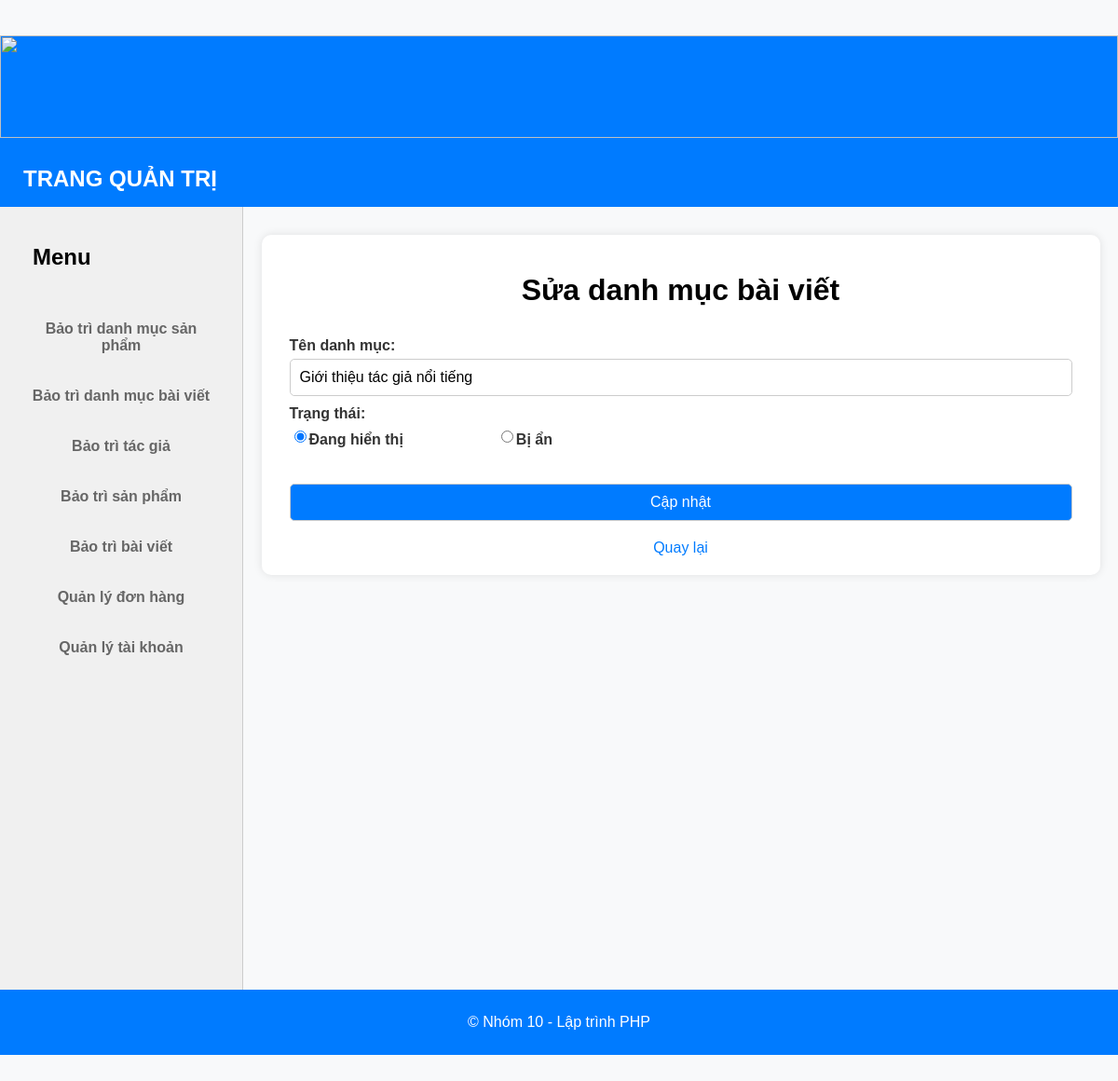
Screenshot of /Admin/article_directory_MT/edit_article_category.php?id=1 with the database file from the repository.
### tables this page shows
CREATE TABLE `article_categories` (
  `id` int(11) NOT NULL,
  `name` varchar(50) NOT NULL,
  `status` int(11) NOT NULL
);

### conn_db.php (called while the page is built, shortened)
<?php
    function connectToDatabase(){
        $servername = 'localhost';
        $username = 'root';
        $password = '';
        $name_db = 'starbook_database';
        $conn = new mysqli($servername, $username, $password, $name_db);
        return $conn;
    }
    function queryDatabase($sql){
        $conn = connectToDatabase();
        $result = $conn->query($sql);
        $data = [];
        while ($row = $result->fetch_assoc()) {
            $data[] = $row;
        }
        return $data;
    }
?>

### Admin/article_directory_MT/Article_category_data.php (called while the page is built, shortened)
<?php
function getCategoryById($id) {
    $sql = "SELECT * FROM article_categories WHERE id='$id'";
    return queryDatabase($sql);
}
?>

### Admin/article_directory_MT/edit_article_category.php (the view, shortened to what this page needs)
<!DOCTYPE html>
<html lang="en">
<head>
</head>
<body>
    <?php include "../Admin_dashboard/Header_Sidebar.php"?>
    <div class="container">
        <h1>Sửa danh mục bài viết</h1>
        <?php
        include '../../conn_db.php';
        include 'Article_category_data.php';
        $id = $_GET['id'];
        $result = getCategoryById($id);
        if (!empty($result)) {
            $row = $result[0];
            echo "<form action='Article_category_business.php' method='POST'>
            <input type='hidden' name='action' value='edit'>
            <input type='hidden' name='id' value='".$row['id']."'>
            <label for='name'>Tên danh mục:</label>
            <input type='text' id='name' name='name' value='".$row['name']."' required>
            <label for='status'>Trạng thái:</label>
            <div style='display: flex; align-items: center;'>
                <input type='radio' id='status1' name='status' value='1' ".($row['status'] == '1' ? 'checked' : '')." required>
                <label for='status1' style='margin-right: 100px;'>Đang hiển thị</label>
                <input type='radio' id='status0' name='status' value='0' ".($row['status'] == '0' ? 'checked' : '')." required>
                <label for='status0'>Bị ẩn</label>
            </div>
            <br>
            <input type='submit' value='Cập nhật'>
            <a href='Article_category_page.php'>Quay lại</a>
            </form>";
        } else {
            echo "Không tìm thấy danh mục. <a href='Article_category_page.php'>Quay lại</a>";
        }
        ?>
    </div>
    <?php include "../Admin_dashboard/Footer.php"?>
</body>
</html>

### Admin/article_directory_MT/edit_article_category.php (style rules this page uses)
body { font-family: Arial, sans-serif; background-color: #f8f9fa; color: #333; margin: 0; padding: 0; margin: 4% 0; height: auto; }
.container { width: 70%; margin: 0 auto; overflow: hidden; background-color: #fff; padding: 20px 30px; border-radius: 10px; box-shadow: 0 0 10px rgba(0, 0, 0, 0.1); margin-top: 30px; }
h1 { text-align: center; color: #000; }
form { display: flex; flex-direction: column; }
label { margin-top: 10px; font-weight: bold; }
input[type="text"], input[type="submit"] { padding: 10px; margin-top: 5px; border: 1px solid #ccc; border-radius: 5px; font-size: 16px; }
input[type="submit"] { background-color: #007bff; color: #fff; cursor: pointer; margin-top: 20px; }
a { color: #007bff; text-decoration: none; display: block; text-align: center; margin-top: 20px; }

### rows the page displays
article_categories: name "Giới thiệu tác giả nổi tiếng", status "☑ Đang hiển thị", status "☐ Bị ẩn"
